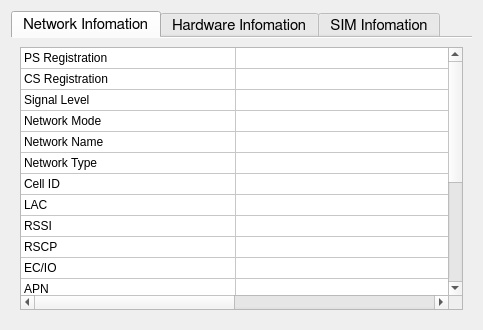
<?xml version="1.0" encoding="UTF-8"?>
<ui version="4.0">
 <class>FormDiagnose</class>
 <widget class="QWidget" name="FormDiagnose">
  <property name="geometry">
   <rect>
    <x>0</x>
    <y>0</y>
    <width>483</width>
    <height>330</height>
   </rect>
  </property>
  <property name="windowTitle">
   <string>Diagnostics</string>
  </property>
  <layout class="QHBoxLayout" name="horizontalLayout_2">
   <item>
    <widget class="QTabWidget" name="tabWidgetDiagnose">
     <property name="font">
      <font>
       <family>FreeSans</family>
       <pointsize>11</pointsize>
      </font>
     </property>
     <property name="focusPolicy">
      <enum>Qt::NoFocus</enum>
     </property>
     <property name="styleSheet">
      <string notr="true">QTabelWidget#tabWidgetDiagnose{ 
	background-color: rgb(255, 255, 255);
}</string>
     </property>
     <property name="tabPosition">
      <enum>QTabWidget::North</enum>
     </property>
     <property name="tabShape">
      <enum>QTabWidget::Rounded</enum>
     </property>
     <property name="currentIndex">
      <number>0</number>
     </property>
     <property name="documentMode">
      <bool>true</bool>
     </property>
     <property name="tabsClosable">
      <bool>false</bool>
     </property>
     <widget class="QWidget" name="NetworkInfo">
      <attribute name="title">
       <string>Network Infomation</string>
      </attribute>
      <layout class="QHBoxLayout" name="horizontalLayout">
       <item>
        <widget class="QTableWidget" name="tableWidgetNetwork">
         <property name="frameShape">
          <enum>QFrame::StyledPanel</enum>
         </property>
         <property name="frameShadow">
          <enum>QFrame::Sunken</enum>
         </property>
         <property name="lineWidth">
          <number>1</number>
         </property>
         <property name="editTriggers">
          <set>QAbstractItemView::NoEditTriggers</set>
         </property>
         <property name="selectionBehavior">
          <enum>QAbstractItemView::SelectRows</enum>
         </property>
         <property name="sortingEnabled">
          <bool>true</bool>
         </property>
         <attribute name="horizontalHeaderVisible">
          <bool>false</bool>
         </attribute>
         <attribute name="horizontalHeaderDefaultSectionSize">
          <number>215</number>
         </attribute>
         <attribute name="verticalHeaderVisible">
          <bool>false</bool>
         </attribute>
         <attribute name="verticalHeaderDefaultSectionSize">
          <number>21</number>
         </attribute>
         <attribute name="verticalHeaderShowSortIndicator" stdset="0">
          <bool>false</bool>
         </attribute>
         <row>
          <property name="text">
           <string>PS Registration</string>
          </property>
         </row>
         <row>
          <property name="text">
           <string>CS Registration</string>
          </property>
         </row>
         <row>
          <property name="text">
           <string>Signal Level</string>
          </property>
         </row>
         <row>
          <property name="text">
           <string>Network Mode</string>
          </property>
         </row>
         <row>
          <property name="text">
           <string>Network Name</string>
          </property>
         </row>
         <row>
          <property name="text">
           <string>Network Type</string>
          </property>
         </row>
         <row>
          <property name="text">
           <string>Cell ID</string>
          </property>
         </row>
         <row>
          <property name="text">
           <string>LAC</string>
          </property>
         </row>
         <row>
          <property name="text">
           <string>RSSI</string>
          </property>
         </row>
         <row>
          <property name="text">
           <string>RSCP</string>
          </property>
         </row>
         <row>
          <property name="text">
           <string>EC/IO</string>
          </property>
         </row>
         <row>
          <property name="text">
           <string>APN</string>
          </property>
         </row>
         <row>
          <property name="text">
           <string>Dial Number</string>
          </property>
         </row>
         <row>
          <property name="text">
           <string>Internet Connection</string>
          </property>
         </row>
         <row>
          <property name="text">
           <string>Upload Total</string>
          </property>
         </row>
         <row>
          <property name="text">
           <string>Download Total</string>
          </property>
         </row>
         <row>
          <property name="text">
           <string>Connect Time</string>
          </property>
         </row>
         <row>
          <property name="text">
           <string>IP Address</string>
          </property>
         </row>
         <row>
          <property name="text">
           <string>Main DNS</string>
          </property>
         </row>
         <row>
          <property name="text">
           <string>Second DNS</string>
          </property>
         </row>
         <column>
          <property name="text">
           <string/>
          </property>
         </column>
         <column>
          <property name="text">
           <string/>
          </property>
         </column>
         <item row="0" column="0">
          <property name="text">
           <string>PS Registration</string>
          </property>
         </item>
         <item row="0" column="1">
          <property name="text">
           <string/>
          </property>
         </item>
         <item row="1" column="0">
          <property name="text">
           <string>CS Registration</string>
          </property>
         </item>
         <item row="2" column="0">
          <property name="text">
           <string>Signal Level</string>
          </property>
         </item>
         <item row="3" column="0">
          <property name="text">
           <string>Network Mode</string>
          </property>
         </item>
         <item row="3" column="1">
          <property name="text">
           <string/>
          </property>
         </item>
         <item row="4" column="0">
          <property name="text">
           <string>Network Name</string>
          </property>
         </item>
         <item row="5" column="0">
          <property name="text">
           <string>Network Type</string>
          </property>
         </item>
         <item row="6" column="0">
          <property name="text">
           <string>Cell ID</string>
          </property>
         </item>
         <item row="7" column="0">
          <property name="text">
           <string>LAC</string>
          </property>
         </item>
         <item row="8" column="0">
          <property name="text">
           <string>RSSI</string>
          </property>
         </item>
         <item row="9" column="0">
          <property name="text">
           <string>RSCP</string>
          </property>
         </item>
         <item row="10" column="0">
          <property name="text">
           <string>EC/IO</string>
          </property>
         </item>
         <item row="11" column="0">
          <property name="text">
           <string>APN</string>
          </property>
         </item>
         <item row="12" column="0">
          <property name="text">
           <string>Dial Number</string>
          </property>
         </item>
         <item row="13" column="0">
          <property name="text">
           <string>Internet Connection</string>
          </property>
         </item>
         <item row="14" column="0">
          <property name="text">
           <string>Upload Total</string>
          </property>
         </item>
         <item row="15" column="0">
          <property name="text">
           <string>Download Total</string>
          </property>
         </item>
         <item row="16" column="0">
          <property name="text">
           <string>Connect Time</string>
          </property>
         </item>
         <item row="17" column="0">
          <property name="text">
           <string>IP Address</string>
          </property>
         </item>
         <item row="18" column="0">
          <property name="text">
           <string>Main DNS</string>
          </property>
         </item>
         <item row="19" column="0">
          <property name="text">
           <string>Second DNS</string>
          </property>
         </item>
        </widget>
       </item>
      </layout>
     </widget>
     <widget class="QWidget" name="HardwareInfo">
      <attribute name="title">
       <string>Hardware Infomation</string>
      </attribute>
      <layout class="QHBoxLayout" name="horizontalLayout_3">
       <item>
        <widget class="QTableWidget" name="tableWidgetHardware">
         <property name="frameShape">
          <enum>QFrame::StyledPanel</enum>
         </property>
         <property name="frameShadow">
          <enum>QFrame::Sunken</enum>
         </property>
         <property name="lineWidth">
          <number>1</number>
         </property>
         <property name="editTriggers">
          <set>QAbstractItemView::NoEditTriggers</set>
         </property>
         <property name="selectionBehavior">
          <enum>QAbstractItemView::SelectRows</enum>
         </property>
         <property name="sortingEnabled">
          <bool>true</bool>
         </property>
         <attribute name="horizontalHeaderVisible">
          <bool>false</bool>
         </attribute>
         <attribute name="horizontalHeaderDefaultSectionSize">
          <number>215</number>
         </attribute>
         <attribute name="verticalHeaderVisible">
          <bool>false</bool>
         </attribute>
         <attribute name="verticalHeaderDefaultSectionSize">
          <number>21</number>
         </attribute>
         <attribute name="verticalHeaderShowSortIndicator" stdset="0">
          <bool>false</bool>
         </attribute>
         <row>
          <property name="text">
           <string>Modem Status</string>
          </property>
         </row>
         <row>
          <property name="text">
           <string>Application Port</string>
          </property>
         </row>
         <row>
          <property name="text">
           <string>IMEI</string>
          </property>
         </row>
         <row>
          <property name="text">
           <string>Driver Version</string>
          </property>
         </row>
         <row>
          <property name="text">
           <string>Firmware Version</string>
          </property>
         </row>
         <row>
          <property name="text">
           <string>Hardware Version</string>
          </property>
         </row>
         <row>
          <property name="text">
           <string>Device Serial Number</string>
          </property>
         </row>
         <row>
          <property name="text">
           <string>Modem Model</string>
          </property>
         </row>
         <row>
          <property name="text">
           <string>Manufacturer Name</string>
          </property>
         </row>
         <row>
          <property name="text">
           <string>PC Software Version</string>
          </property>
         </row>
         <row>
          <property name="text">
           <string>System</string>
          </property>
         </row>
         <row>
          <property name="text">
           <string>Language</string>
          </property>
         </row>
         <column>
          <property name="text">
           <string/>
          </property>
         </column>
         <column>
          <property name="text">
           <string/>
          </property>
         </column>
         <item row="0" column="0">
          <property name="text">
           <string>Modem Status</string>
          </property>
         </item>
         <item row="0" column="1">
          <property name="text">
           <string/>
          </property>
         </item>
         <item row="1" column="0">
          <property name="text">
           <string>Application Port</string>
          </property>
         </item>
         <item row="2" column="0">
          <property name="text">
           <string>IMEI</string>
          </property>
         </item>
         <item row="3" column="0">
          <property name="text">
           <string>Driver Version</string>
          </property>
         </item>
         <item row="3" column="1">
          <property name="text">
           <string/>
          </property>
         </item>
         <item row="4" column="0">
          <property name="text">
           <string>Firmware Version</string>
          </property>
         </item>
         <item row="5" column="0">
          <property name="text">
           <string>Hardware Version</string>
          </property>
         </item>
         <item row="6" column="0">
          <property name="text">
           <string>Device Serial Number</string>
          </property>
         </item>
         <item row="7" column="0">
          <property name="text">
           <string>Modem Model</string>
          </property>
         </item>
         <item row="8" column="0">
          <property name="text">
           <string>Manufacturer Name</string>
          </property>
         </item>
         <item row="9" column="0">
          <property name="text">
           <string>PC Software Version</string>
          </property>
         </item>
         <item row="10" column="0">
          <property name="text">
           <string>System</string>
          </property>
         </item>
         <item row="11" column="0">
          <property name="text">
           <string>Language</string>
          </property>
         </item>
        </widget>
       </item>
      </layout>
     </widget>
     <widget class="QWidget" name="SimInfo">
      <attribute name="title">
       <string>SIM Infomation</string>
      </attribute>
      <layout class="QHBoxLayout" name="horizontalLayout_4">
       <item>
        <widget class="QTableWidget" name="tableWidgetSim">
         <property name="frameShape">
          <enum>QFrame::StyledPanel</enum>
         </property>
         <property name="frameShadow">
          <enum>QFrame::Sunken</enum>
         </property>
         <property name="lineWidth">
          <number>1</number>
         </property>
         <property name="editTriggers">
          <set>QAbstractItemView::NoEditTriggers</set>
         </property>
         <property name="selectionBehavior">
          <enum>QAbstractItemView::SelectRows</enum>
         </property>
         <property name="sortingEnabled">
          <bool>true</bool>
         </property>
         <attribute name="horizontalHeaderVisible">
          <bool>false</bool>
         </attribute>
         <attribute name="horizontalHeaderDefaultSectionSize">
          <number>215</number>
         </attribute>
         <attribute name="verticalHeaderVisible">
          <bool>false</bool>
         </attribute>
         <attribute name="verticalHeaderDefaultSectionSize">
          <number>21</number>
         </attribute>
         <attribute name="verticalHeaderShowSortIndicator" stdset="0">
          <bool>false</bool>
         </attribute>
         <row>
          <property name="text">
           <string>SIM Status</string>
          </property>
         </row>
         <row>
          <property name="text">
           <string>Message in SIM</string>
          </property>
         </row>
         <row>
          <property name="text">
           <string>Contacts in SIM</string>
          </property>
         </row>
         <row>
          <property name="text">
           <string>PIN Status</string>
          </property>
         </row>
         <row>
          <property name="text">
           <string>Roaming Status</string>
          </property>
         </row>
         <row>
          <property name="text">
           <string>Phone Number</string>
          </property>
         </row>
         <row>
          <property name="text">
           <string>SMS Center Number</string>
          </property>
         </row>
         <row>
          <property name="text">
           <string>HPLMN</string>
          </property>
         </row>
         <row>
          <property name="text">
           <string>IMSI</string>
          </property>
         </row>
         <column>
          <property name="text">
           <string/>
          </property>
         </column>
         <column>
          <property name="text">
           <string/>
          </property>
         </column>
         <item row="0" column="0">
          <property name="text">
           <string>SIM Status</string>
          </property>
         </item>
         <item row="0" column="1">
          <property name="text">
           <string/>
          </property>
         </item>
         <item row="1" column="0">
          <property name="text">
           <string>Message in SIM</string>
          </property>
         </item>
         <item row="2" column="0">
          <property name="text">
           <string>Contacts in SIM</string>
          </property>
         </item>
         <item row="3" column="0">
          <property name="text">
           <string>PIN Status</string>
          </property>
         </item>
         <item row="3" column="1">
          <property name="text">
           <string/>
          </property>
         </item>
         <item row="4" column="0">
          <property name="text">
           <string>Roaming Status</string>
          </property>
         </item>
         <item row="5" column="0">
          <property name="text">
           <string>Phone Number</string>
          </property>
         </item>
         <item row="6" column="0">
          <property name="text">
           <string>SMS Center Number</string>
          </property>
         </item>
         <item row="7" column="0">
          <property name="text">
           <string>HPLMN</string>
          </property>
         </item>
         <item row="8" column="0">
          <property name="text">
           <string>IMSI</string>
          </property>
         </item>
        </widget>
       </item>
      </layout>
     </widget>
    </widget>
   </item>
  </layout>
 </widget>
 <resources/>
 <connections/>
</ui>
